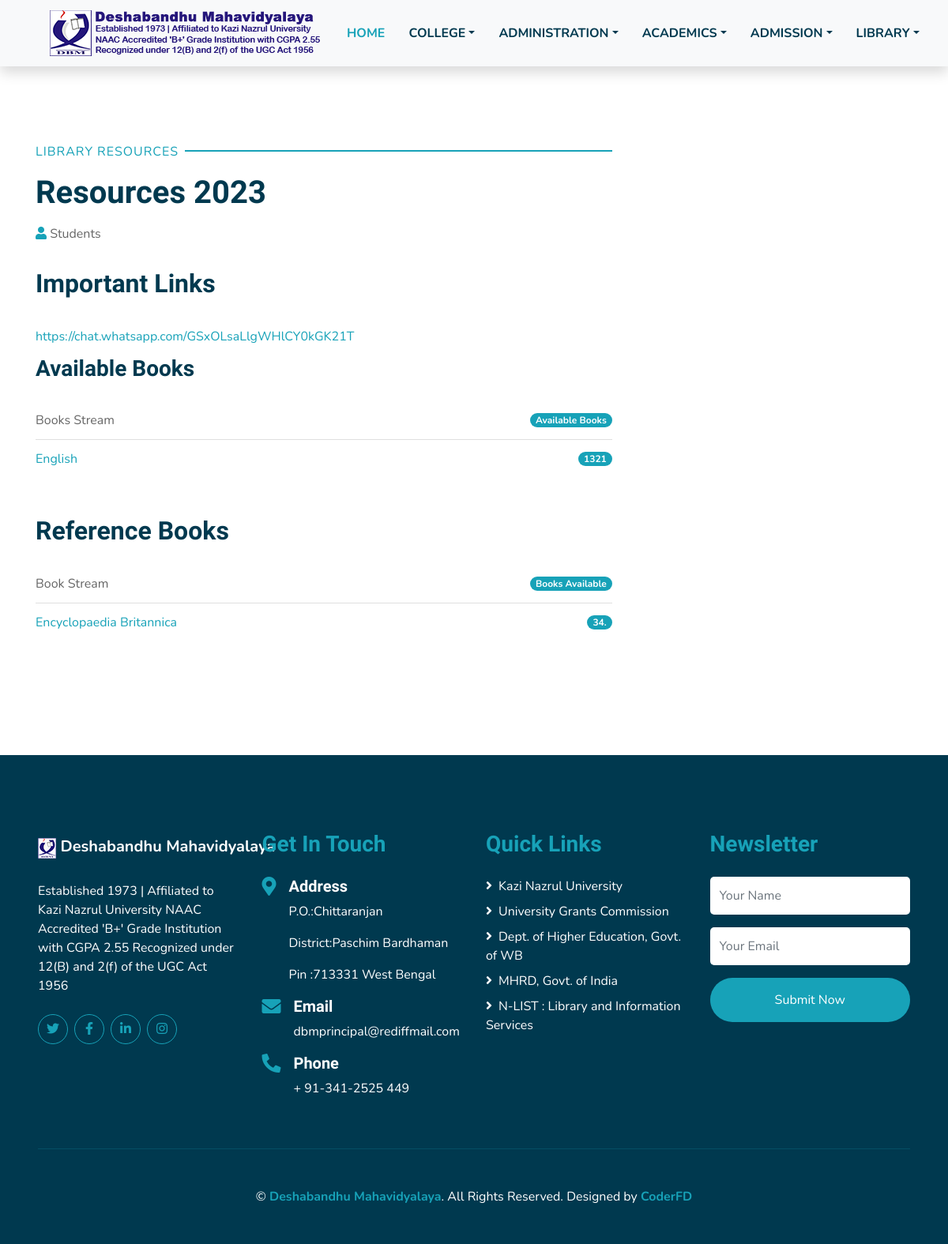
Page /Resources/ on the committed database.
### public/models.py (models this page shows, shortened)
class Resource(models.Model):
    label    = models.CharField(max_length=1000,null=True,blank=True)
    link     = models.CharField(max_length=1000,null=True,blank=True)
    file     = models.FileField()

class Book(models.Model):
    department_name = models.CharField(max_length=1000,null=True,blank=True)
    books_in_digit  = models.CharField(max_length=1000,null=True,blank=True)

class ReferenceBooks(models.Model):
    Reference_catagory = models.CharField(max_length=1000,null=True,blank=True)
    books_available    = models.CharField(max_length=1000,null=True,blank=True)

### public/views.py (the view)
# urls.py: path('Resources/',                     all.res, name="res"),
    def res(self,request):
        data                     = Resource.objects.all()
        books                    = Book.objects.all()
        ref_book                 = ReferenceBooks.objects.all()
        self.context['data']     = data
        self.context['ref_book'] = ref_book
        self.context['book']     = books
        return render(request,"res.html",self.context)

### templates/res.html (shortened to what this page needs)
<!DOCTYPE html>
{%load static%}
<html lang="en">
    <head>
        <link href="https://cdnjs.cloudflare.com/ajax/libs/font-awesome/5.10.0/css/all.min.css" rel="stylesheet">
        <link href="{%static 'lib/flaticon/font/flaticon.css'%}" rel="stylesheet">
        <link href="{%static 'lib/owlcarousel/assets/owl.carousel.min.css'%}" rel="stylesheet">
        <link href="{%static 'lib/lightbox/css/lightbox.min.css'%}" rel="stylesheet">
        <link href="{%static 'css/style.css'%}" rel="stylesheet">
    </head>
<body>
    <div class="container-fluid bg-light position-relative shadow">
        <nav class="navbar navbar-expand-lg bg-light navbar-light py-3 py-lg-0 px-0 px-lg-5">
            <a href="" class="navbar-brand font-weight-bold text-secondary" style="font-size:19px;">
                <img src="{%static 'img/Images/header/logo.png'%}">
            </a>
            <div class="collapse navbar-collapse justify-content-between" id="navbarCollapse">
                <div class="navbar-nav font-weight-bold mx-auto py-0">
                    <a href="index.html" class="nav-item nav-link active">HOME</a>
                    <div class="nav-item dropdown">
                        <a href="#" class="nav-link dropdown-toggle" data-toggle="dropdown">COLLEGE</a>
                    </div>
                    <div class="nav-item dropdown">
                        <a href="#" class="nav-link dropdown-toggle" data-toggle="dropdown">ADMINISTRATION</a>
                    </div>
                    <div class="nav-item dropdown">
                        <a href="#" class="nav-link dropdown-toggle" data-toggle="dropdown">ACADEMICS</a>
                    </div>
                    <div class="nav-item dropdown">
                        <a href="#" class="nav-link dropdown-toggle" data-toggle="dropdown">ADMISSION</a>
                    </div>
                    <div class="nav-item dropdown">
                        <a href="#" class="nav-link dropdown-toggle" data-toggle="dropdown">LIBRARY</a>
                    </div>
                </div>
            </div>
        </nav>
    </div>
    <div class="container py-5">
        <div class="row pt-5">
            <div class="col-lg-8">
                <div class="d-flex flex-column text-left mb-3">
                    <p class="section-title pr-5"><span class="pr-2">Library Resources</span></p>
                    <h1 class="mb-3">Resources 2023</h1>
                    <div class="d-flex">
                        <p class="mr-3"><i class="fa fa-user text-primary"></i> Students</p>
                    </div>
                </div>
                <div class="mb-5">
                    <h2 class="mb-4">Important Links</h2>
                    <ul class="list-group list-group-flush">
                        {%for i in data%}
                        <li class="list-group-item d-flex justify-content-between align-items-center px-0">
                            <a href="{{i.link}}">{{i.label}}</a>
                        </li>
                        {%endfor%}
                    </ul>
                    <h3 class="mb-4">Available Books</h3>
                    <ul class="list-group list-group-flush">
                        <li class="list-group-item d-flex justify-content-between align-items-center px-0">
                            <a>Books Stream</a>
                            <span class="badge badge-primary badge-pill">Available Books</span>
                        </li>
                        {%for i in book%}
                        <li class="list-group-item d-flex justify-content-between align-items-center px-0">
                            <a href="">{{i.department_name}}</a>
                            <span class="badge badge-primary badge-pill">{{i.books_in_digit}}</span>
                        </li>
                        {%endfor%}
                    </ul>
                    </div>
                <div class="mb-5">
                    <h2 class="mb-4">Reference Books</h2>
                    <ul class="list-group list-group-flush">
                        <li class="list-group-item d-flex justify-content-between align-items-center px-0">
                            <a>Book Stream</a>
                            <span class="badge badge-primary badge-pill">Books Available</span>
                        </li>
                        {%for i in ref_book%}
                        <li class="list-group-item d-flex justify-content-between align-items-center px-0">
                            <a href="">{{i.Reference_catagory}}</a>
                            <span class="badge badge-primary badge-pill">{{i.books_available}}.</span>
                        </li>
                        {%endfor%}
                    </ul>
                </div>
            </div>
        </div>
    </div>
     <div class="container-fluid bg-secondary text-white mt-5 py-5 px-sm-3 px-md-5">
        <div class="row pt-5">
            <div class="col-lg-3 col-md-6 mb-5">
                <a href="" class="navbar-brand font-weight-bold text-primary m-0 mb-4 p-0" style="font-size: 20px; line-height: 40px;">
                    <img src="{%static 'img/Images/header/111.png'%}">
                    <span class="text-white">Deshabandhu Mahavidyalaya</span>
                </a>
                <p>Established 1973 | Affiliated to Kazi Nazrul University
                    NAAC Accredited 'B+' Grade Institution with CGPA 2.55
                    Recognized under 12(B) and 2(f) of the UGC Act 1956</p>
                <div class="d-flex justify-content-start mt-4">
                    <a class="btn btn-outline-primary rounded-circle text-center mr-2 px-0"
                        style="width: 38px; height: 38px;" href="#"><i class="fab fa-twitter"></i></a>
                    <a class="btn btn-outline-primary rounded-circle text-center mr-2 px-0"
                        style="width: 38px; height: 38px;" href="#"><i class="fab fa-facebook-f"></i></a>
                    <a class="btn btn-outline-primary rounded-circle text-center mr-2 px-0"
                        style="width: 38px; height: 38px;" href="#"><i class="fab fa-linkedin-in"></i></a>
                    <a class="btn btn-outline-primary rounded-circle text-center mr-2 px-0"
                        style="width: 38px; height: 38px;" href="#"><i class="fab fa-instagram"></i></a>
                </div>
            </div>
            <div class="col-lg-3 col-md-6 mb-5">
                <h3 class="text-primary mb-4">Get In Touch</h3>
                <div class="d-flex">
                    <h4 class="fa fa-map-marker-alt text-primary"></h4>
                    <div class="pl-3">
                        <h5 class="text-white">Address</h5>
                        <p>P.O.:Chittaranjan</p>
                       <p> District:Paschim Bardhaman</p>
                       <p>Pin :713331 West Bengal</p>
                    </div>
                </div>
                <div class="d-flex">
                    <h4 class="fa fa-envelope text-primary"></h4>
                    <div class="pl-3">
                        <h5 class="text-white">Email</h5>
                        <p>dbmprincipal@rediffmail.com</p>
                    </div>
                </div>
                <div class="d-flex">
                    <h4 class="fa fa-phone-alt text-primary"></h4>
                    <div class="pl-3">
                        <h5 class="text-white">Phone</h5>
                        <p>+ 91-341-2525 449</p>
                    </div>
                </div>
            </div>
            <div class="col-lg-3 col-md-6 mb-5">
                <h3 class="text-primary mb-4">Quick Links</h3>
                <div class="d-flex flex-column justify-content-start">
                    <a class="text-white mb-2" href="http://www.knu.ac.in/"><i class="fa fa-angle-right mr-2"></i>Kazi Nazrul University</a>
                    <a class="text-white mb-2" href="https://www.ugc.ac.in/"><i class="fa fa-angle-right mr-2"></i>University Grants Commission</a>
                    <a class="text-white mb-2" href="https://banglaruchchashiksha.wb.gov.in/"><i class="fa fa-angle-right mr-2"></i>Dept. of Higher Education, Govt. of WB</a>
                    <a class="text-white mb-2" href="https://www.education.gov.in/en"><i class="fa fa-angle-right mr-2"></i>MHRD, Govt. of India</a>
                    <a class="text-white mb-2" href="https://nlist.inflibnet.ac.in/"><i class="fa fa-angle-right mr-2"></i>N-LIST : Library and Information Services</a>
                </div>
            </div>
            <div class="col-lg-3 col-md-6 mb-5">
                <h3 class="text-primary mb-4">Newsletter</h3>
                <form action="">
                    <div class="form-group">
                        <input type="text" class="form-control border-0 py-4" placeholder="Your Name" required="required" />
                    </div>
                    <div class="form-group">
                        <input type="email" class="form-control border-0 py-4" placeholder="Your Email"
                            required="required" />
                    </div>
                    <div>
                        <button class="btn btn-primary btn-block border-0 py-3" type="submit">Submit Now</button>
                    </div>
                </form>
            </div>
        </div>
        <div class="container-fluid pt-5" style="border-top: 1px solid rgba(23, 162, 184, .2);;">
            <p class="m-0 text-center text-white">
                &copy; <a class="text-primary font-weight-bold" href="#">Deshabandhu Mahavidyalaya</a>. All Rights Reserved. Designed
                by
                <a class="text-primary font-weight-bold" href="">CoderFD</a>
            </p>
        </div>
    </div>
</body>
</html>
</html>

### rows in the picture
Resource: label "https://chat.whatsapp.com/GSxOLsaLlgWHlCY0kGK21T"
Book: department_name "English", books_in_digit "1321"
ReferenceBooks: Reference_catagory "Encyclopaedia Britannica", books_available "34"
